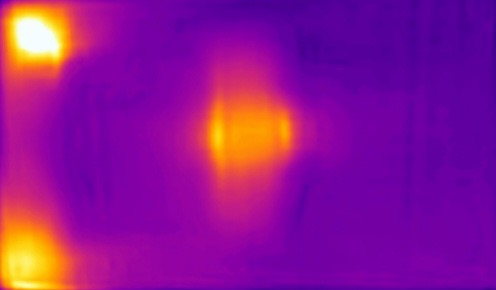
#> input picture data/infrared_road.jpg, 496 x 290 px
$ python map_1.py
#> lines starting #> are read from the running program, lines starting #| are printed output that depends on the picture; after the words box and inside, x2 and y2 are one past the last pixel; in counts of white or black regions, pixels touching at a corner belong together
import cv2
import numpy as np
from matplotlib import pyplot as plt

src = cv2.imread('./data/infrared_road.jpg')
#> src is the input picture: shape (290, 496, 3); mean B, G, R 145.3, 21.3, 142.6
dst = src.copy()

hsv = cv2.cvtColor(dst, cv2.COLOR_BGR2HSV)
#> hsv: shape (290, 496, 3); mean H, S, V 132, 242.7, 176

# cv2.inRange(dst, 하한, 상한)
# 빨간색 범위만 가져오자
# 255 - 30 = 255 ~ 255, 0 ~ 130
mask = cv2.inRange(hsv, (-30, 0, 100), (130, 255, 255))
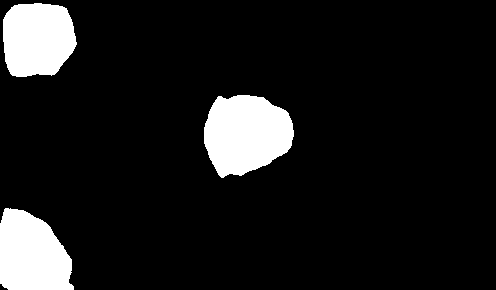
#> mask: shape (290, 496); 10.4% white; 3 white regions, box (x1, y1, x2, y2) and area: (204, 95, 294, 178) 5658, (0, 208, 74, 290) 4764, (3, 3, 77, 77) 4567
# ret, mask2 = cv2.threshold(y, 100, 255, cv2.THRESH_BINARY)

dst = cv2.copyTo(src, mask=mask)
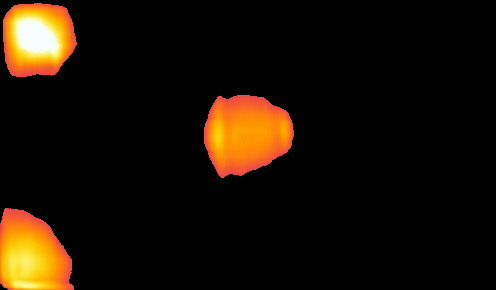
#> dst: shape (290, 496, 3); mean B, G, R 5, 15.9, 25.9

cv2.imshow('preview', src)
cv2.imshow('mask', mask)
cv2.imshow('dst', dst)
cv2.waitKey()
cv2.destroyAllWindows()

$ run again, with data/1209.jpg copied over data/infrared_road.jpg
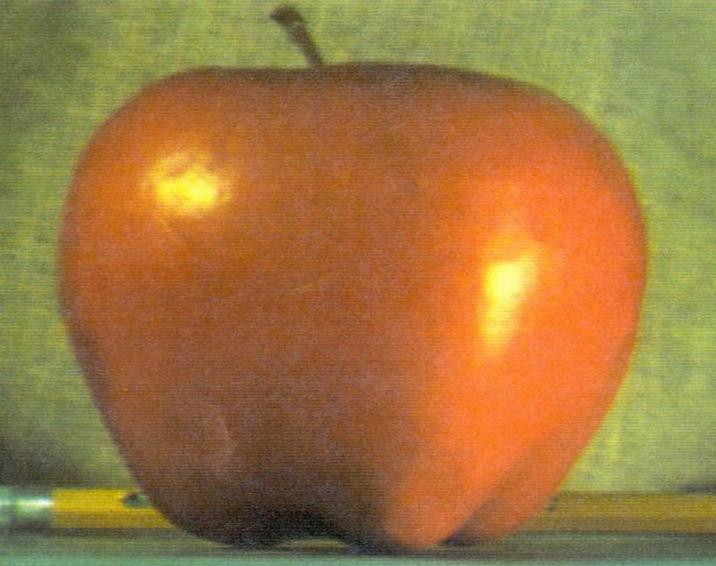
#> input picture data/1209.jpg, 716 x 566 px
#> src is the input picture: shape (566, 716, 3); mean B, G, R 64.8, 119.6, 159.1
#> hsv: shape (566, 716, 3); mean H, S, V 21.7, 145.3, 163
#> `mask = cv2.inRange(hsv, (-30, 0, 100), (130, 255, 255))`:
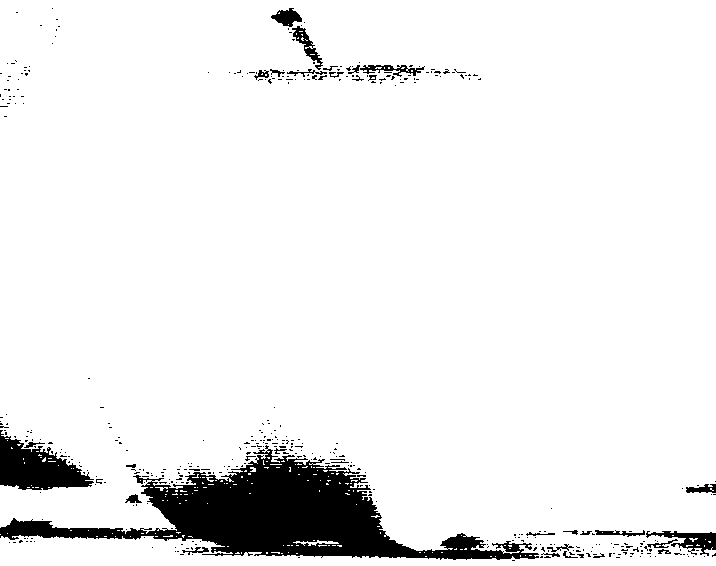
#> mask: shape (566, 716); 93% white; 410 black regions (379 under 20 px), largest, box (x1, y1, x2, y2) and area: (0, 445, 539, 560) 20974, (0, 430, 94, 490) 3042, (646, 531, 716, 556) 707
#> `dst = cv2.copyTo(src, mask=mask)`:
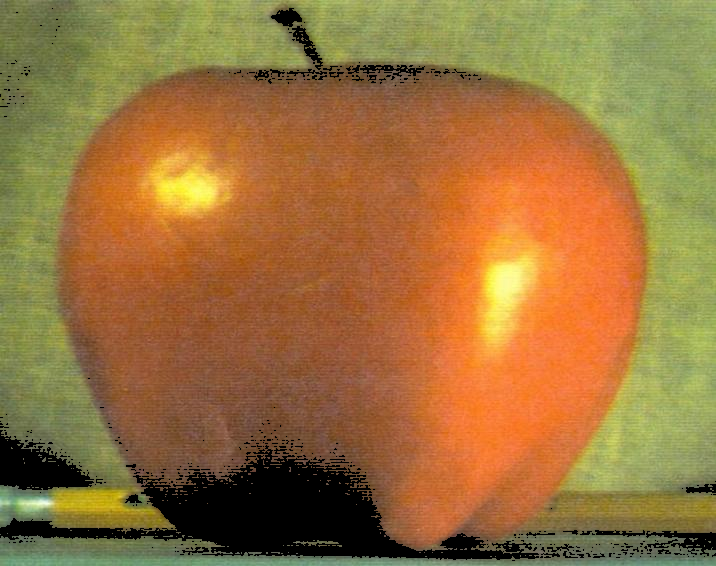
#> dst: shape (566, 716, 3); mean B, G, R 61.2, 114.9, 153.7
